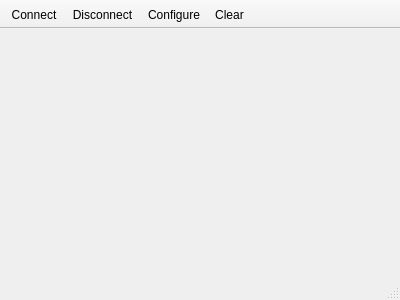
<?xml version="1.0" encoding="UTF-8"?>
<ui version="4.0">
 <class>MainWindow</class>
 <widget class="QMainWindow" name="MainWindow">
  <property name="geometry">
   <rect>
    <x>0</x>
    <y>0</y>
    <width>400</width>
    <height>300</height>
   </rect>
  </property>
  <property name="windowTitle">
   <string>Cranberry Editor</string>
  </property>
  <widget class="QWidget" name="centralWidget">
   <layout class="QVBoxLayout" name="verticalLayout"/>
  </widget>
  <widget class="QToolBar" name="mainToolBar">
   <property name="movable">
    <bool>false</bool>
   </property>
   <property name="floatable">
    <bool>true</bool>
   </property>
   <attribute name="toolBarArea">
    <enum>TopToolBarArea</enum>
   </attribute>
   <attribute name="toolBarBreak">
    <bool>false</bool>
   </attribute>
   <addaction name="actionConnect"/>
   <addaction name="actionDisconnect"/>
   <addaction name="actionConfigure"/>
   <addaction name="actionClear"/>
  </widget>
  <widget class="QStatusBar" name="statusBar">
   <property name="sizeGripEnabled">
    <bool>true</bool>
   </property>
  </widget>
  <action name="actionConnect">
   <property name="text">
    <string>C&amp;onnect</string>
   </property>
   <property name="toolTip">
    <string>Connect to serial port</string>
   </property>
   <property name="shortcut">
    <string>Ctrl+O</string>
   </property>
  </action>
  <action name="actionDisconnect">
   <property name="text">
    <string>&amp;Disconnect</string>
   </property>
   <property name="toolTip">
    <string>Disconnect from serial port</string>
   </property>
   <property name="shortcut">
    <string>Ctrl+D</string>
   </property>
  </action>
  <action name="actionConfigure">
   <property name="text">
    <string>&amp;Configure</string>
   </property>
   <property name="toolTip">
    <string>Configure serial port</string>
   </property>
   <property name="shortcut">
    <string>Alt+C</string>
   </property>
  </action>
  <action name="actionClear">
   <property name="text">
    <string>C&amp;lear</string>
   </property>
   <property name="toolTip">
    <string>Clear data</string>
   </property>
   <property name="shortcut">
    <string>Alt+L</string>
   </property>
  </action>
 </widget>
 <layoutdefault spacing="6" margin="11"/>
 <connections/>
</ui>
